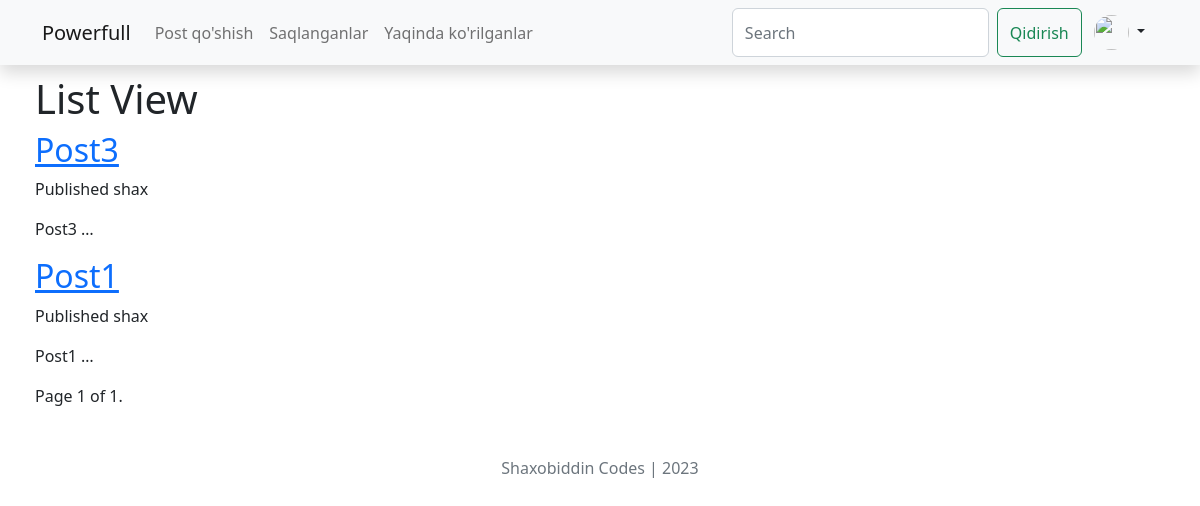
Before: / (signed in) with the older database file.
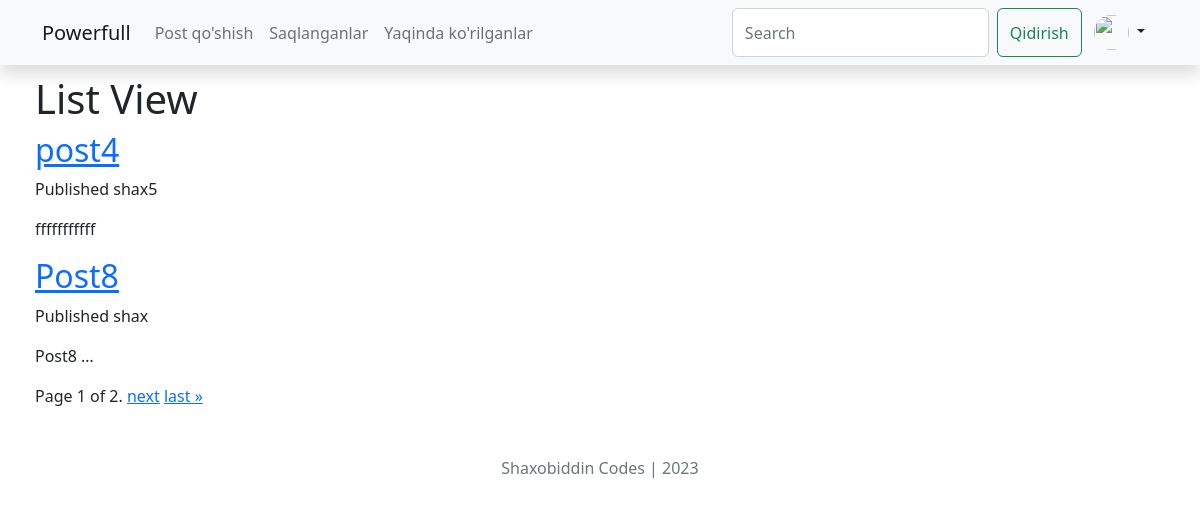
After: the same page with the newer database file.
### blog/models.py (models this page shows, shortened)
class Post(models.Model):
    class Status(models.TextChoices):
        DRAFT = 'DF', 'Draft'
        PUBLISHED = 'PB', 'Published'
    title = models.CharField(max_length=200)
    slug = models.SlugField(max_length=200, unique_for_date='publish')
    author = models.ForeignKey(User, on_delete=models.CASCADE,
                               related_name='blog_posts')
    body = models.TextField()
    publish = models.DateTimeField(default=timezone.now)
    created = models.DateTimeField(auto_now_add=True)
    updated = models.DateTimeField(auto_now=True)
    status = models.CharField(max_length=2,
                              choices=Status.choices,
                              default=Status.DRAFT)
    objects = models.Manager()  # defoult manager
    published = PuplishedManager()  # custom manager
    class Meta:
        ordering = ['-publish']
        indexes = [
            models.Index(fields=['-publish']),
        ]
    def get_absolute_url(self):
        return reverse('blog:post_detail', args=[self.publish.year,
                                                 self.publish.month,
                                                 self.publish.day,
                                                 self.slug
                                                 ])

### blog/views.py (the view)
# urls.py: path('',PostListView.as_view(), name='post_list'),
class PostListView(ListView):
    queryset = Post.published.all()
    context_object_name = 'posts'
    paginate_by = 2
    template_name = 'blog/post/list.html'

### templates/blog/post/list.html (shortened to what this page needs)
{% extends "blog/base.html"%}
{% block content%}
<h1> List View</h1>
    {% for post in posts %}
        <h2>
            <a href="{{ post.get_absolute_url }}">
                {{post.title}}
            </a>
        </h2>
        <p>
            Published {{post.author}}
        </p>
        {{post.body | truncatewords:1 | linebreaks}}
    {% endfor %}
<div class="pagination">
    <span class="step-links">
        <span class="current">
            Page {{ page_obj.number }} of {{ page_obj.paginator.num_pages }}.
        </span>
        {% if page_obj.has_next %}
            <a href="?page={{ page_obj.next_page_number }}">next</a>
            <a href="?page={{ page_obj.paginator.num_pages }}">last &raquo;</a>
        {% endif %}
    </span>
</div>
{% endblock %}

### templates/blog/base.html (shortened to what this page needs)
{% load static %}
<!DOCTYPE html>
<html lang="en">
<head>
     <link href="https://cdn.jsdelivr.net/npm/bootstrap@5.2.3/dist/css/bootstrap.min.css" rel="stylesheet">
    <link rel="stylesheet" href="https://cdn.jsdelivr.net/npm/bootstrap-icons@1.3.0/font/bootstrap-icons.css">
</head>
<body>
    <nav class="shadow navbar navbar-expand-lg bg-light">
        <div class="container">
          <a class="navbar-brand" href="/">Powerfull</a>
          <div class="collapse navbar-collapse" id="navbarContent">
            <ul class="navbar-nav me-auto mb-2 mb-lg-0">
              <li class="nav-item">
                <a class="nav-link" href="{% url 'blog:post_add' %}">Post qo'shish</a>
              </li>
              <li class="nav-item">
                <a class="nav-link" href="#">Saqlanganlar</a>
              </li>
              <li class="nav-item">
                <a class="nav-link" href="#">Yaqinda ko'rilganlar</a>
              </li>
            </ul>
              <div class="btn-group">
                <form class="d-flex " role="search">
                  <input class="form-control me-2" name="q" type="search" placeholder="Search" aria-label="Qidirish">
                  <button class="btn btn-outline-success" type="submit">Qidirish</button>
                </form>
                {% if request.user.is_authenticated %}
                <button type="button" class="btn  dropdown-toggle" data-bs-toggle="dropdown" data-bs-display="static" aria-expanded="false">
                  <img src="https://encrypted-tbn0.gstatic.com/images?q=tbn:ANd9GcTemen2YvJHRaq0atbxaYMvcyL7LB0bnN0Rew&usqp=CAU" width="35" height="35" class=" rounded rounded-circle" alt="">
                </button>
                {% else %}
                <a href="{% url 'blog:user_login' %}" class="btn btn-primary">Kirish</a>
                <a href="{% url 'blog:user_register' %}" class="btn btn-primary">Ro'yhatdan o'tish</a>
                {% endif %}
              </div>
          </div>
        </div>
    </nav>
    <div class="container2">
   {% block content %}
   {% endblock content %}
    </div>
    <div class="footer m-5 mb-3 ">
        <center class="text-muted" >Shaxobiddin Codes | 2023</center>
    </div>
</body>
</html>

### templates/blog/base.html (style rules this page uses)
img { object-fit: contain; }
.container2 { margin-left: 35px; margin-top: 10px; }

Changed rows visible on the page:
no longer on this page (row unchanged): Post: title "Post1", author "shax", body "Post1 …"
added Post: title "post4", author "shax5", body "fffffffffff"
changed Post "shax": title "Post3" → "Post8"; body "Post3 …" → "Post8 …"
Other visible differences:
{{ page_obj.paginator.num_pages }}: "1" → "2"
text now shown: "next last »"
